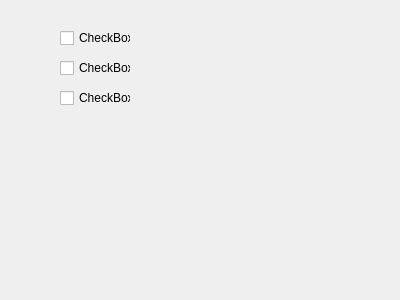
<?xml version="1.0" encoding="UTF-8"?>
<ui version="4.0">
 <class>Form</class>
 <widget class="QWidget" name="Form">
  <property name="windowModality">
   <enum>Qt::NonModal</enum>
  </property>
  <property name="geometry">
   <rect>
    <x>0</x>
    <y>0</y>
    <width>400</width>
    <height>300</height>
   </rect>
  </property>
  <property name="windowTitle">
   <string/>
  </property>
  <widget class="QCheckBox" name="checkBox">
   <property name="geometry">
    <rect>
     <x>60</x>
     <y>30</y>
     <width>71</width>
     <height>16</height>
    </rect>
   </property>
   <property name="text">
    <string>CheckBox</string>
   </property>
  </widget>
  <widget class="QCheckBox" name="checkBox_2">
   <property name="geometry">
    <rect>
     <x>60</x>
     <y>60</y>
     <width>71</width>
     <height>16</height>
    </rect>
   </property>
   <property name="text">
    <string>CheckBox</string>
   </property>
  </widget>
  <widget class="QCheckBox" name="checkBox_3">
   <property name="geometry">
    <rect>
     <x>60</x>
     <y>90</y>
     <width>71</width>
     <height>16</height>
    </rect>
   </property>
   <property name="text">
    <string>CheckBox</string>
   </property>
  </widget>
 </widget>
 <resources/>
 <connections/>
</ui>
